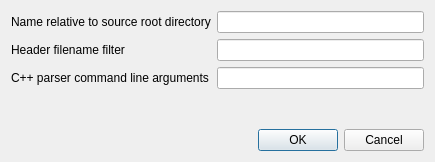
<?xml version="1.0" encoding="UTF-8"?>
<ui version="4.0">
 <class>HeaderDirectoryPropertiesBase</class>
 <widget class="QDialog" name="HeaderDirectoryPropertiesBase">
  <property name="geometry">
   <rect>
    <x>0</x>
    <y>0</y>
    <width>435</width>
    <height>162</height>
   </rect>
  </property>
  <property name="windowTitle">
   <string>Header Directory Properties</string>
  </property>
  <layout class="QVBoxLayout" name="verticalLayout">
   <item>
    <layout class="QFormLayout" name="formLayout">
     <item row="0" column="0">
      <widget class="QLabel" name="label">
       <property name="text">
        <string>Name relative to source root directory</string>
       </property>
      </widget>
     </item>
     <item row="0" column="1">
      <widget class="QLineEdit" name="inputDirSuffix"/>
     </item>
     <item row="1" column="0">
      <widget class="QLabel" name="label_2">
       <property name="text">
        <string>Header filename filter</string>
       </property>
      </widget>
     </item>
     <item row="1" column="1">
      <widget class="QLineEdit" name="fileFilter"/>
     </item>
     <item row="2" column="0">
      <widget class="QLabel" name="label_3">
       <property name="text">
        <string>C++ parser command line arguments</string>
       </property>
      </widget>
     </item>
     <item row="2" column="1">
      <widget class="QLineEdit" name="parserCmdLine"/>
     </item>
    </layout>
   </item>
   <item>
    <spacer name="verticalSpacer">
     <property name="orientation">
      <enum>Qt::Vertical</enum>
     </property>
     <property name="sizeHint" stdset="0">
      <size>
       <width>20</width>
       <height>3</height>
      </size>
     </property>
    </spacer>
   </item>
   <item>
    <widget class="QDialogButtonBox" name="buttonBox">
     <property name="orientation">
      <enum>Qt::Horizontal</enum>
     </property>
     <property name="standardButtons">
      <set>QDialogButtonBox::Cancel|QDialogButtonBox::Ok</set>
     </property>
    </widget>
   </item>
  </layout>
 </widget>
 <tabstops>
  <tabstop>inputDirSuffix</tabstop>
  <tabstop>fileFilter</tabstop>
  <tabstop>parserCmdLine</tabstop>
  <tabstop>buttonBox</tabstop>
 </tabstops>
 <resources/>
 <connections>
  <connection>
   <sender>buttonBox</sender>
   <signal>accepted()</signal>
   <receiver>HeaderDirectoryPropertiesBase</receiver>
   <slot>accept()</slot>
   <hints>
    <hint type="sourcelabel">
     <x>248</x>
     <y>254</y>
    </hint>
    <hint type="destinationlabel">
     <x>157</x>
     <y>274</y>
    </hint>
   </hints>
  </connection>
  <connection>
   <sender>buttonBox</sender>
   <signal>rejected()</signal>
   <receiver>HeaderDirectoryPropertiesBase</receiver>
   <slot>reject()</slot>
   <hints>
    <hint type="sourcelabel">
     <x>316</x>
     <y>260</y>
    </hint>
    <hint type="destinationlabel">
     <x>286</x>
     <y>274</y>
    </hint>
   </hints>
  </connection>
 </connections>
</ui>
